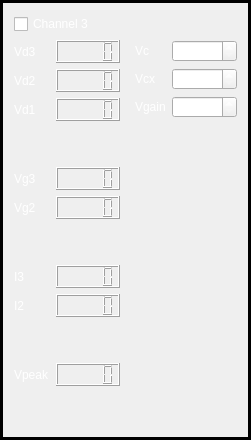
          <widget class="QFrame" name="frame">
           <property name="frameShape">
            <enum>QFrame::Shape::Box</enum>
           </property>
           <property name="lineWidth">
            <number>3</number>
           </property>
           <layout class="QVBoxLayout" name="verticalLayout_6">
            <item>
             <layout class="QHBoxLayout" name="horizontalLayout_71">
              <item>
               <widget class="QCheckBox" name="CH3_on">
                <property name="styleSheet">
                 <string notr="true">color: rgb(255, 255, 255);</string>
                </property>
                <property name="text">
                 <string>Channel 3</string>
                </property>
               </widget>
              </item>
             </layout>
            </item>
            <item>
             <layout class="QHBoxLayout" name="horizontalLayout_70">
              <item>
               <layout class="QVBoxLayout" name="verticalLayout_20">
                <item>
                 <layout class="QHBoxLayout" name="horizontalLayout_80">
                  <item>
                   <widget class="QLabel" name="label_61">
                    <property name="sizePolicy">
                     <sizepolicy hsizetype="Preferred" vsizetype="Preferred">
                      <horstretch>0</horstretch>
                      <verstretch>0</verstretch>
                     </sizepolicy>
                    </property>
                    <property name="styleSheet">
                     <string notr="true">color: rgb(255, 255, 255);</string>
                    </property>
                    <property name="text">
                     <string>Vd3</string>
                    </property>
                   </widget>
                  </item>
                  <item>
                   <widget class="QLCDNumber" name="vd3_3"/>
                  </item>
                 </layout>
                </item>
                <item>
                 <layout class="QHBoxLayout" name="horizontalLayout_79">
                  <item>
                   <widget class="QLabel" name="label_62">
                    <property name="styleSheet">
                     <string notr="true">color: rgb(255, 255, 255);
</string>
                    </property>
                    <property name="text">
                     <string>Vd2</string>
                    </property>
                   </widget>
                  </item>
                  <item>
                   <widget class="QLCDNumber" name="vd2_3"/>
                  </item>
                 </layout>
                </item>
                <item>
                 <layout class="QHBoxLayout" name="horizontalLayout_78">
                  <item>
                   <widget class="QLabel" name="label_63">
                    <property name="styleSheet">
                     <string notr="true">color: rgb(255, 255, 255);</string>
                    </property>
                    <property name="text">
                     <string>Vd1</string>
                    </property>
                   </widget>
                  </item>
                  <item>
                   <widget class="QLCDNumber" name="vd1_3"/>
                  </item>
                 </layout>
                </item>
                <item>
                 <spacer name="verticalSpacer_24">
                  <property name="orientation">
                   <enum>Qt::Orientation::Vertical</enum>
                  </property>
                  <property name="sizeHint" stdset="0">
                   <size>
                    <width>20</width>
                    <height>40</height>
                   </size>
                  </property>
                 </spacer>
                </item>
                <item>
                 <layout class="QHBoxLayout" name="horizontalLayout_77">
                  <item>
                   <widget class="QLabel" name="label_64">
                    <property name="styleSheet">
                     <string notr="true">color: rgb(255, 255, 255);</string>
                    </property>
                    <property name="text">
                     <string>Vg3</string>
                    </property>
                   </widget>
                  </item>
                  <item>
                   <widget class="QLCDNumber" name="vg3_3"/>
                  </item>
                 </layout>
                </item>
                <item>
                 <layout class="QHBoxLayout" name="horizontalLayout_76">
                  <item>
                   <widget class="QLabel" name="label_65">
                    <property name="styleSheet">
                     <string notr="true">color: rgb(255, 255, 255);</string>
                    </property>
                    <property name="text">
                     <string>Vg2</string>
                    </property>
                   </widget>
                  </item>
                  <item>
                   <widget class="QLCDNumber" name="vg2_3"/>
                  </item>
                 </layout>
                </item>
                <item>
                 <spacer name="verticalSpacer_25">
                  <property name="orientation">
                   <enum>Qt::Orientation::Vertical</enum>
                  </property>
                  <property name="sizeHint" stdset="0">
                   <size>
                    <width>20</width>
                    <height>40</height>
                   </size>
                  </property>
                 </spacer>
                </item>
                <item>
                 <layout class="QHBoxLayout" name="horizontalLayout_75">
                  <item>
                   <widget class="QLabel" name="label_66">
                    <property name="styleSheet">
                     <string notr="true">color: rgb(255, 255, 255);</string>
                    </property>
                    <property name="text">
                     <string>I3</string>
                    </property>
                   </widget>
                  </item>
                  <item>
                   <widget class="QLCDNumber" name="I3_3"/>
                  </item>
                 </layout>
                </item>
                <item>
                 <layout class="QHBoxLayout" name="horizontalLayout_94">
                  <item>
                   <widget class="QLabel" name="label_67">
                    <property name="styleSheet">
                     <string notr="true">color: rgb(255, 255, 255);</string>
                    </property>
                    <property name="text">
                     <string>I2</string>
                    </property>
                   </widget>
                  </item>
                  <item>
                   <widget class="QLCDNumber" name="I2_3"/>
                  </item>
                 </layout>
                </item>
                <item>
                 <spacer name="verticalSpacer_27">
                  <property name="orientation">
                   <enum>Qt::Orientation::Vertical</enum>
                  </property>
                  <property name="sizeHint" stdset="0">
                   <size>
                    <width>20</width>
                    <height>40</height>
                   </size>
                  </property>
                 </spacer>
                </item>
                <item>
                 <layout class="QHBoxLayout" name="horizontalLayout_74">
                  <item>
                   <widget class="QLabel" name="label_68">
                    <property name="styleSheet">
                     <string notr="true">color: rgb(255, 255, 255);</string>
                    </property>
                    <property name="text">
                     <string>Vpeak</string>
                    </property>
                   </widget>
                  </item>
                  <item>
                   <widget class="QLCDNumber" name="vpeak_3"/>
                  </item>
                 </layout>
                </item>
                <item>
                 <spacer name="verticalSpacer_30">
                  <property name="orientation">
                   <enum>Qt::Orientation::Vertical</enum>
                  </property>
                  <property name="sizeHint" stdset="0">
                   <size>
                    <width>20</width>
                    <height>40</height>
                   </size>
                  </property>
                 </spacer>
                </item>
               </layout>
              </item>
              <item>
               <layout class="QVBoxLayout" name="verticalLayout_19">
                <property name="leftMargin">
                 <number>9</number>
                </property>
                <item>
                 <layout class="QHBoxLayout" name="horizontalLayout_83">
                  <item>
                   <widget class="QLabel" name="label_69">
                    <property name="styleSheet">
                     <string notr="true">color: rgb(255, 255, 255);</string>
                    </property>
                    <property name="text">
                     <string>Vc</string>
                    </property>
                   </widget>
                  </item>
                  <item>
                   <widget class="QDoubleSpinBox" name="vc3">
                    <property name="styleSheet">
                     <string notr="true">color: rgb(255, 255, 255);</string>
                    </property>
                    <property name="suffix">
                     <string>[V]</string>
                    </property>
                    <property name="maximum">
                     <double>1.300000000000000</double>
                    </property>
                    <property name="singleStep">
                     <double>0.050000000000000</double>
                    </property>
                   </widget>
                  </item>
                 </layout>
                </item>
                <item>
                 <layout class="QHBoxLayout" name="horizontalLayout_82">
                  <item>
                   <widget class="QLabel" name="label_70">
                    <property name="styleSheet">
                     <string notr="true">color: rgb(255, 255, 255);</string>
                    </property>
                    <property name="text">
                     <string>Vcx</string>
                    </property>
                   </widget>
                  </item>
                  <item>
                   <widget class="QDoubleSpinBox" name="vcx3">
                    <property name="styleSheet">
                     <string notr="true">color: rgb(255, 255, 255);</string>
                    </property>
                    <property name="suffix">
                     <string>[V]</string>
                    </property>
                    <property name="maximum">
                     <double>2.000000000000000</double>
                    </property>
                    <property name="singleStep">
                     <double>0.020000000000000</double>
                    </property>
                   </widget>
                  </item>
                 </layout>
                </item>
                <item>
                 <layout class="QHBoxLayout" name="horizontalLayout_81">
                  <item>
                   <widget class="QLabel" name="label_71">
                    <property name="styleSheet">
                     <string notr="true">color: rgb(255, 255, 255);</string>
                    </property>
                    <property name="text">
                     <string>Vgain</string>
                    </property>
                   </widget>
                  </item>
                  <item>
                   <widget class="QDoubleSpinBox" name="vgain3">
                    <property name="styleSheet">
                     <string notr="true">color: rgb(255, 255, 255);</string>
                    </property>
                    <property name="suffix">
                     <string>[V]</string>
                    </property>
                    <property name="maximum">
                     <double>2.500000000000000</double>
                    </property>
                    <property name="singleStep">
                     <double>0.040000000000000</double>
                    </property>
                   </widget>
                  </item>
                 </layout>
                </item>
                <item>
                 <spacer name="verticalSpacer_29">
                  <property name="orientation">
                   <enum>Qt::Orientation::Vertical</enum>
                  </property>
                  <property name="sizeHint" stdset="0">
                   <size>
                    <width>20</width>
                    <height>40</height>
                   </size>
                  </property>
                 </spacer>
                </item>
               </layout>
              </item>
             </layout>
            </item>
           </layout>
          </widget>
